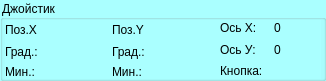
   <widget class="QGroupBox" name="groupBox_21">
    <property name="geometry">
     <rect>
      <x>465</x>
      <y>5</y>
      <width>326</width>
      <height>81</height>
     </rect>
    </property>
    <property name="styleSheet">
     <string notr="true">background-color: rgb(170, 255, 255);</string>
    </property>
    <property name="title">
     <string>Джойстик</string>
    </property>
    <widget class="QWidget" name="layoutWidget">
     <property name="geometry">
      <rect>
       <x>5</x>
       <y>20</y>
       <width>316</width>
       <height>59</height>
      </rect>
     </property>
     <layout class="QHBoxLayout" name="horizontalLayout_39">
      <item>
       <layout class="QVBoxLayout" name="verticalLayout_100">
        <item>
         <widget class="QLabel" name="label_35">
          <property name="text">
           <string>Поз.Х</string>
          </property>
         </widget>
        </item>
        <item>
         <layout class="QHBoxLayout" name="horizontalLayout_36">
          <item>
           <layout class="QVBoxLayout" name="verticalLayout_96">
            <item>
             <widget class="QLabel" name="label_107">
              <property name="text">
               <string>Град.:</string>
              </property>
             </widget>
            </item>
            <item>
             <widget class="QLabel" name="label_108">
              <property name="text">
               <string>Мин.:</string>
              </property>
             </widget>
            </item>
           </layout>
          </item>
          <item>
           <layout class="QVBoxLayout" name="verticalLayout_97">
            <item>
             <widget class="QLabel" name="lblJoystikGradX">
              <property name="text">
               <string/>
              </property>
             </widget>
            </item>
            <item>
             <widget class="QLabel" name="lblJoystikMinX">
              <property name="text">
               <string/>
              </property>
             </widget>
            </item>
           </layout>
          </item>
         </layout>
        </item>
       </layout>
      </item>
      <item>
       <layout class="QVBoxLayout" name="verticalLayout_101">
        <item>
         <widget class="QLabel" name="label_99">
          <property name="text">
           <string>Поз.Y</string>
          </property>
         </widget>
        </item>
        <item>
         <layout class="QHBoxLayout" name="horizontalLayout_38">
          <item>
           <layout class="QVBoxLayout" name="verticalLayout_98">
            <item>
             <widget class="QLabel" name="label_109">
              <property name="text">
               <string>Град.:</string>
              </property>
             </widget>
            </item>
            <item>
             <widget class="QLabel" name="label_110">
              <property name="text">
               <string>Мин.:</string>
              </property>
             </widget>
            </item>
           </layout>
          </item>
          <item>
           <layout class="QVBoxLayout" name="verticalLayout_99">
            <item>
             <widget class="QLabel" name="lblJoystikGradY">
              <property name="text">
               <string/>
              </property>
             </widget>
            </item>
            <item>
             <widget class="QLabel" name="lblJoystikMinY">
              <property name="text">
               <string/>
              </property>
             </widget>
            </item>
           </layout>
          </item>
         </layout>
        </item>
       </layout>
      </item>
      <item>
       <layout class="QHBoxLayout" name="horizontalLayout_3">
        <item>
         <layout class="QHBoxLayout" name="horizontalLayout_50">
          <item>
           <layout class="QVBoxLayout" name="verticalLayout_38">
            <item>
             <widget class="QLabel" name="label_75">
              <property name="text">
               <string>Ось Х:</string>
              </property>
             </widget>
            </item>
            <item>
             <widget class="QLabel" name="label_76">
              <property name="text">
               <string>Ось У:</string>
              </property>
             </widget>
            </item>
            <item>
             <widget class="QLabel" name="label_77">
              <property name="text">
               <string>Кнопка:</string>
              </property>
             </widget>
            </item>
           </layout>
          </item>
         </layout>
        </item>
        <item>
         <layout class="QVBoxLayout" name="verticalLayout_7">
          <item>
           <widget class="QLabel" name="lblJoystikX">
            <property name="text">
             <string>0</string>
            </property>
           </widget>
          </item>
          <item>
           <widget class="QLabel" name="lblJoystikY">
            <property name="text">
             <string>0</string>
            </property>
           </widget>
          </item>
          <item>
           <widget class="QLabel" name="lblJoystikBtn">
            <property name="text">
             <string/>
            </property>
           </widget>
          </item>
         </layout>
        </item>
       </layout>
      </item>
     </layout>
    </widget>
   </widget>
